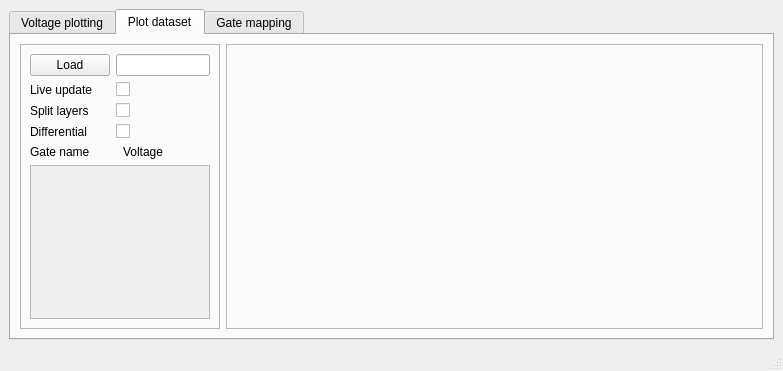
<?xml version="1.0" encoding="UTF-8"?>
<ui version="4.0">
 <class>MainWindow</class>
 <widget class="QMainWindow" name="MainWindow">
  <property name="geometry">
   <rect>
    <x>0</x>
    <y>0</y>
    <width>783</width>
    <height>371</height>
   </rect>
  </property>
  <property name="windowTitle">
   <string>MainWindow</string>
  </property>
  <widget class="QWidget" name="centralwidget">
   <layout class="QGridLayout" name="gridLayout">
    <item row="0" column="0">
     <widget class="QTabWidget" name="tabWidget">
      <property name="currentIndex">
       <number>1</number>
      </property>
      <widget class="QWidget" name="plotter_tab">
       <attribute name="title">
        <string>Voltage plotting</string>
       </attribute>
       <layout class="QGridLayout" name="gridLayout_4">
        <item row="0" column="1">
         <widget class="QFrame" name="_plotter_frame">
          <property name="sizePolicy">
           <sizepolicy hsizetype="Expanding" vsizetype="Preferred">
            <horstretch>3</horstretch>
            <verstretch>0</verstretch>
           </sizepolicy>
          </property>
          <property name="frameShape">
           <enum>QFrame::StyledPanel</enum>
          </property>
          <property name="frameShadow">
           <enum>QFrame::Raised</enum>
          </property>
          <layout class="QGridLayout" name="_plotter_layout"/>
         </widget>
        </item>
        <item row="0" column="0">
         <widget class="QFrame" name="_settings_frame">
          <property name="sizePolicy">
           <sizepolicy hsizetype="Fixed" vsizetype="Preferred">
            <horstretch>1</horstretch>
            <verstretch>0</verstretch>
           </sizepolicy>
          </property>
          <property name="minimumSize">
           <size>
            <width>200</width>
            <height>0</height>
           </size>
          </property>
          <property name="maximumSize">
           <size>
            <width>200</width>
            <height>16777215</height>
           </size>
          </property>
          <property name="frameShape">
           <enum>QFrame::StyledPanel</enum>
          </property>
          <property name="frameShadow">
           <enum>QFrame::Raised</enum>
          </property>
          <layout class="QGridLayout" name="gridLayout_2">
           <item row="0" column="0">
            <layout class="QVBoxLayout" name="verticalLayout">
             <item>
              <layout class="QFormLayout" name="formLayout_2">
               <property name="labelAlignment">
                <set>Qt::AlignLeading|Qt::AlignLeft|Qt::AlignVCenter</set>
               </property>
               <property name="formAlignment">
                <set>Qt::AlignLeading|Qt::AlignLeft|Qt::AlignVCenter</set>
               </property>
               <item row="0" column="0">
                <widget class="QLabel" name="_enabled_text">
                 <property name="text">
                  <string>Live update</string>
                 </property>
                </widget>
               </item>
               <item row="0" column="1">
                <widget class="QCheckBox" name="_enabled_check">
                 <property name="text">
                  <string/>
                 </property>
                </widget>
               </item>
               <item row="1" column="0">
                <widget class="QLabel" name="label">
                 <property name="text">
                  <string>Split layers</string>
                 </property>
                </widget>
               </item>
               <item row="1" column="1">
                <widget class="QCheckBox" name="_split_check">
                 <property name="text">
                  <string/>
                 </property>
                </widget>
               </item>
              </layout>
             </item>
             <item>
              <spacer name="verticalSpacer">
               <property name="orientation">
                <enum>Qt::Vertical</enum>
               </property>
               <property name="sizeType">
                <enum>QSizePolicy::Expanding</enum>
               </property>
               <property name="sizeHint" stdset="0">
                <size>
                 <width>20</width>
                 <height>40</height>
                </size>
               </property>
              </spacer>
             </item>
            </layout>
           </item>
          </layout>
         </widget>
        </item>
       </layout>
      </widget>
      <widget class="QWidget" name="ds_tab">
       <attribute name="title">
        <string>Plot dataset</string>
       </attribute>
       <layout class="QGridLayout" name="gridLayout_6">
        <item row="0" column="1">
         <widget class="QFrame" name="_ds_plotter_frame">
          <property name="sizePolicy">
           <sizepolicy hsizetype="Expanding" vsizetype="Preferred">
            <horstretch>3</horstretch>
            <verstretch>0</verstretch>
           </sizepolicy>
          </property>
          <property name="frameShape">
           <enum>QFrame::StyledPanel</enum>
          </property>
          <property name="frameShadow">
           <enum>QFrame::Raised</enum>
          </property>
          <layout class="QGridLayout" name="_ds_plotter_layout"/>
         </widget>
        </item>
        <item row="0" column="0">
         <widget class="QFrame" name="_ds_settings_frame">
          <property name="sizePolicy">
           <sizepolicy hsizetype="Fixed" vsizetype="Preferred">
            <horstretch>1</horstretch>
            <verstretch>0</verstretch>
           </sizepolicy>
          </property>
          <property name="minimumSize">
           <size>
            <width>200</width>
            <height>0</height>
           </size>
          </property>
          <property name="maximumSize">
           <size>
            <width>200</width>
            <height>16777215</height>
           </size>
          </property>
          <property name="frameShape">
           <enum>QFrame::StyledPanel</enum>
          </property>
          <property name="frameShadow">
           <enum>QFrame::Raised</enum>
          </property>
          <layout class="QGridLayout" name="gridLayout_3">
           <item row="0" column="0">
            <layout class="QFormLayout" name="formLayout_6">
             <item row="0" column="0">
              <widget class="QPushButton" name="_load_ds_button">
               <property name="text">
                <string>Load</string>
               </property>
              </widget>
             </item>
             <item row="2" column="0">
              <widget class="QLabel" name="label_3">
               <property name="text">
                <string>Split layers</string>
               </property>
              </widget>
             </item>
             <item row="2" column="1">
              <widget class="QCheckBox" name="_ds_split_check">
               <property name="text">
                <string/>
               </property>
              </widget>
             </item>
             <item row="3" column="0">
              <widget class="QLabel" name="label_4">
               <property name="text">
                <string>Differential</string>
               </property>
              </widget>
             </item>
             <item row="3" column="1">
              <widget class="QCheckBox" name="_ds_diff_check">
               <property name="text">
                <string/>
               </property>
              </widget>
             </item>
             <item row="0" column="1">
              <widget class="QLineEdit" name="_load_ds_text">
               <property name="alignment">
                <set>Qt::AlignLeading|Qt::AlignLeft|Qt::AlignVCenter</set>
               </property>
              </widget>
             </item>
             <item row="1" column="0">
              <widget class="QLabel" name="label_5">
               <property name="text">
                <string>Live update</string>
               </property>
              </widget>
             </item>
             <item row="1" column="1">
              <widget class="QCheckBox" name="_ds_enabled_check">
               <property name="text">
                <string/>
               </property>
              </widget>
             </item>
            </layout>
           </item>
           <item row="2" column="0">
            <widget class="QScrollArea" name="scrollArea_2">
             <property name="widgetResizable">
              <bool>true</bool>
             </property>
             <widget class="QWidget" name="scrollAreaWidgetContents_2">
              <property name="geometry">
               <rect>
                <x>0</x>
                <y>0</y>
                <width>178</width>
                <height>137</height>
               </rect>
              </property>
              <layout class="QGridLayout" name="gridLayout_9">
               <item row="0" column="0">
                <layout class="QGridLayout" name="_ds_voltage_layout"/>
               </item>
              </layout>
             </widget>
            </widget>
           </item>
           <item row="1" column="0">
            <layout class="QGridLayout" name="gridLayout_10">
             <item row="0" column="0">
              <widget class="QLabel" name="label_2">
               <property name="text">
                <string>Gate name</string>
               </property>
              </widget>
             </item>
             <item row="0" column="1">
              <widget class="QLabel" name="label_6">
               <property name="text">
                <string>Voltage</string>
               </property>
              </widget>
             </item>
            </layout>
           </item>
          </layout>
         </widget>
        </item>
       </layout>
      </widget>
      <widget class="QWidget" name="gate_mapping">
       <attribute name="title">
        <string>Gate mapping</string>
       </attribute>
       <layout class="QGridLayout" name="gridLayout_5">
        <item row="0" column="0">
         <widget class="QFrame" name="_gate_frame">
          <property name="sizePolicy">
           <sizepolicy hsizetype="Fixed" vsizetype="Preferred">
            <horstretch>0</horstretch>
            <verstretch>0</verstretch>
           </sizepolicy>
          </property>
          <property name="minimumSize">
           <size>
            <width>200</width>
            <height>0</height>
           </size>
          </property>
          <property name="maximumSize">
           <size>
            <width>200</width>
            <height>16777215</height>
           </size>
          </property>
          <property name="frameShape">
           <enum>QFrame::StyledPanel</enum>
          </property>
          <property name="frameShadow">
           <enum>QFrame::Raised</enum>
          </property>
          <layout class="QGridLayout" name="_gate_layout">
           <property name="leftMargin">
            <number>0</number>
           </property>
           <property name="topMargin">
            <number>0</number>
           </property>
           <property name="rightMargin">
            <number>0</number>
           </property>
           <property name="bottomMargin">
            <number>0</number>
           </property>
           <item row="4" column="0">
            <widget class="QScrollArea" name="scrollArea">
             <property name="widgetResizable">
              <bool>true</bool>
             </property>
             <widget class="QWidget" name="scrollAreaWidgetContents">
              <property name="geometry">
               <rect>
                <x>0</x>
                <y>0</y>
                <width>196</width>
                <height>146</height>
               </rect>
              </property>
              <layout class="QGridLayout" name="gridLayout_7">
               <item row="0" column="0">
                <layout class="QGridLayout" name="_gate_container"/>
               </item>
               <item row="1" column="0">
                <spacer name="verticalSpacer_2">
                 <property name="orientation">
                  <enum>Qt::Vertical</enum>
                 </property>
                 <property name="sizeHint" stdset="0">
                  <size>
                   <width>20</width>
                   <height>40</height>
                  </size>
                 </property>
                </spacer>
               </item>
              </layout>
             </widget>
            </widget>
           </item>
           <item row="1" column="0">
            <layout class="QFormLayout" name="formLayout_5">
             <item row="0" column="1">
              <widget class="QLineEdit" name="_layout_name"/>
             </item>
             <item row="1" column="0">
              <widget class="QPushButton" name="_add_layer_button">
               <property name="text">
                <string>Add layer</string>
               </property>
              </widget>
             </item>
             <item row="1" column="1">
              <widget class="QLineEdit" name="_add_layer_name"/>
             </item>
             <item row="2" column="0">
              <widget class="QPushButton" name="_del_layer_button">
               <property name="sizePolicy">
                <sizepolicy hsizetype="Expanding" vsizetype="Fixed">
                 <horstretch>0</horstretch>
                 <verstretch>0</verstretch>
                </sizepolicy>
               </property>
               <property name="text">
                <string>Del layer</string>
               </property>
              </widget>
             </item>
             <item row="2" column="1">
              <widget class="QComboBox" name="_del_layer_name"/>
             </item>
             <item row="0" column="0">
              <widget class="QPushButton" name="_load_layout_name">
               <property name="sizePolicy">
                <sizepolicy hsizetype="Minimum" vsizetype="Fixed">
                 <horstretch>0</horstretch>
                 <verstretch>0</verstretch>
                </sizepolicy>
               </property>
               <property name="text">
                <string>Load layout name</string>
               </property>
              </widget>
             </item>
            </layout>
           </item>
           <item row="0" column="0">
            <widget class="QPushButton" name="_load_design_file">
             <property name="text">
              <string>Load GDS/OAS</string>
             </property>
            </widget>
           </item>
          </layout>
         </widget>
        </item>
        <item row="0" column="1">
         <widget class="QFrame" name="_gate_plotter_frame">
          <property name="sizePolicy">
           <sizepolicy hsizetype="Expanding" vsizetype="Preferred">
            <horstretch>0</horstretch>
            <verstretch>0</verstretch>
           </sizepolicy>
          </property>
          <property name="frameShape">
           <enum>QFrame::StyledPanel</enum>
          </property>
          <property name="frameShadow">
           <enum>QFrame::Raised</enum>
          </property>
          <layout class="QGridLayout" name="_gate_plotter_layout"/>
         </widget>
        </item>
       </layout>
      </widget>
     </widget>
    </item>
   </layout>
  </widget>
  <widget class="QMenuBar" name="menubar">
   <property name="geometry">
    <rect>
     <x>0</x>
     <y>0</y>
     <width>783</width>
     <height>21</height>
    </rect>
   </property>
  </widget>
  <widget class="QStatusBar" name="statusbar"/>
 </widget>
 <resources/>
 <connections/>
</ui>
